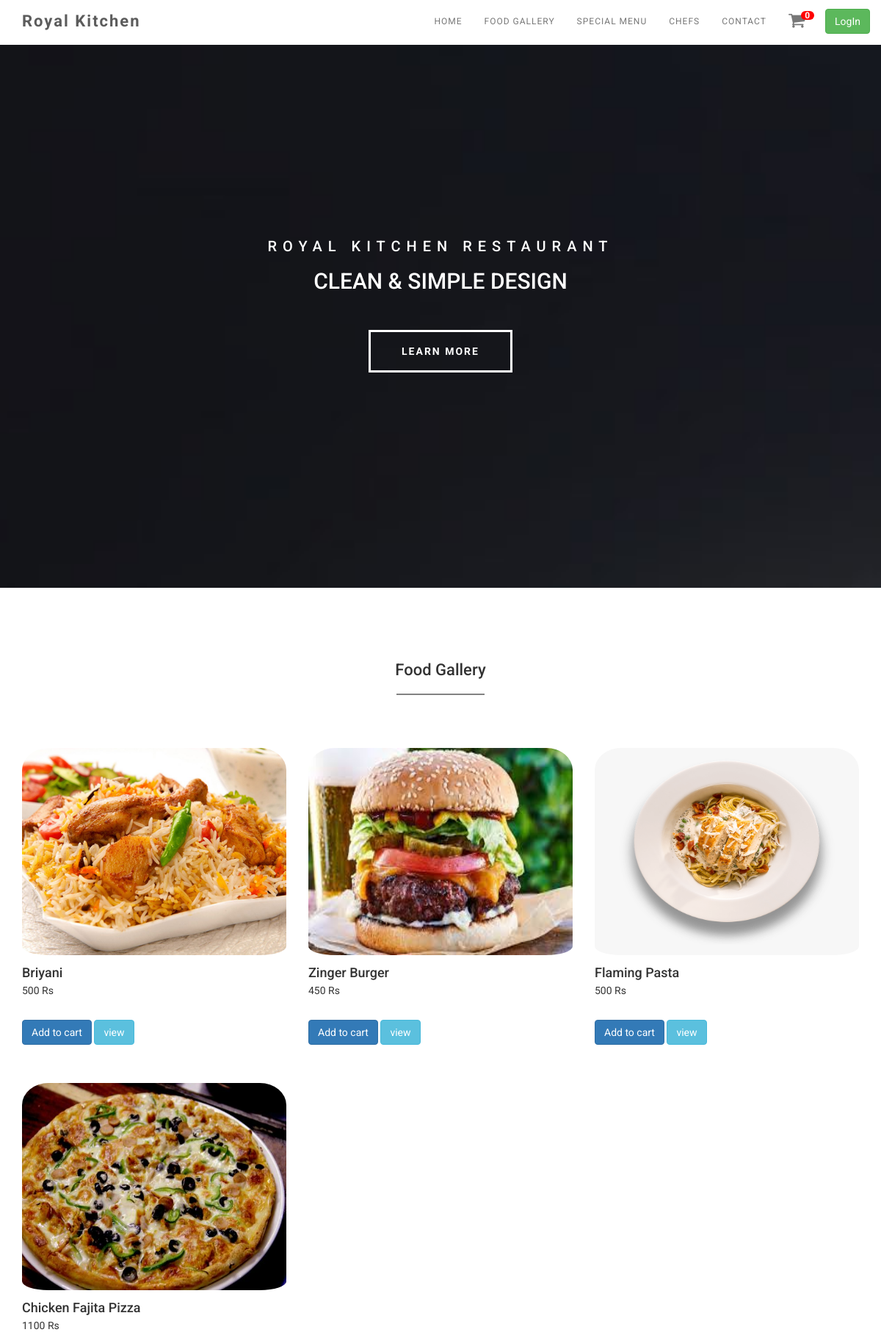
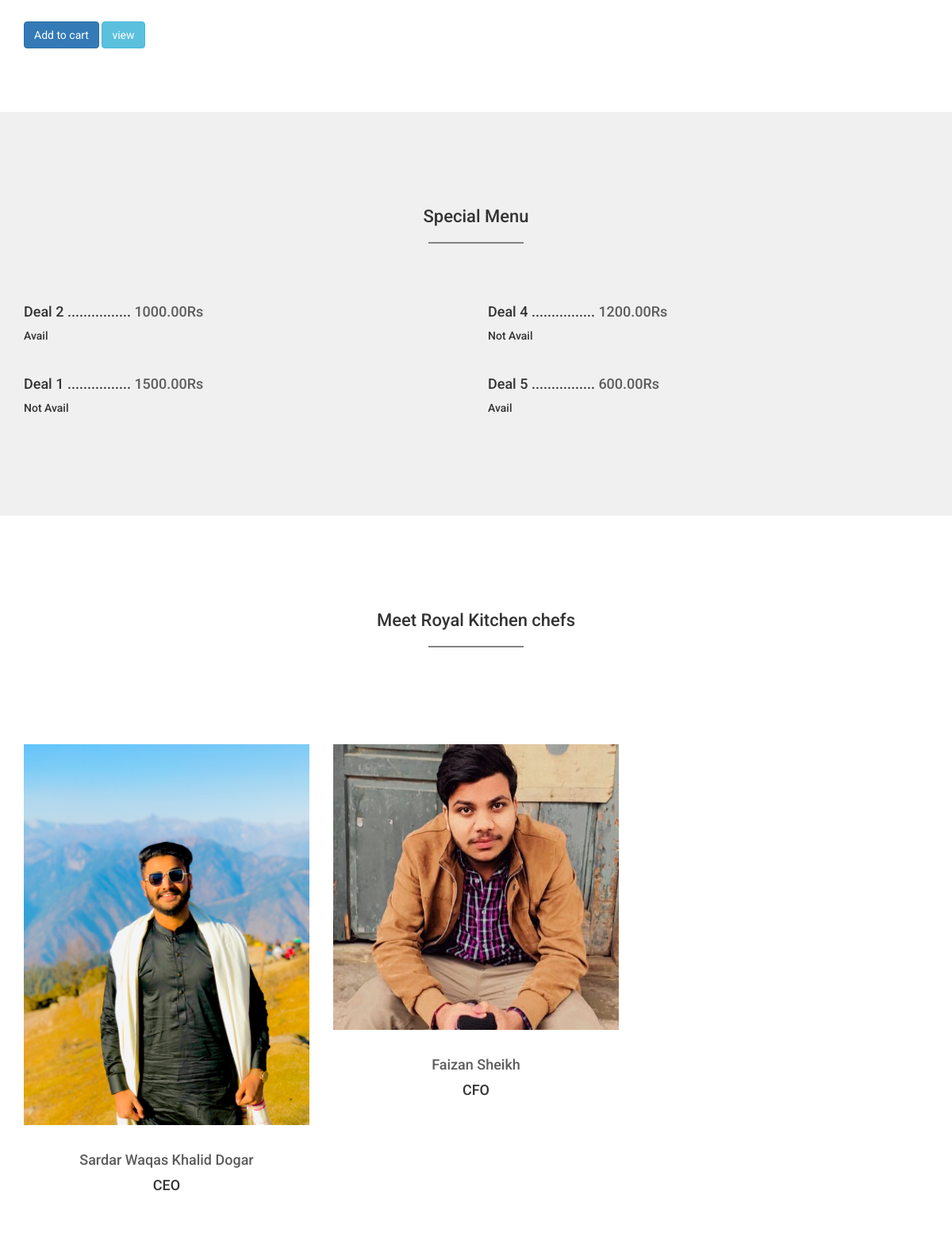
The page / (upper part) on the database its author committed (2 pictures, top to bottom).
### Myapp/models.py (models this page shows, shortened)
class Product(models.Model):
    name  = models.CharField(max_length=100)
    price = models.CharField(max_length=100)
    image = models.ImageField(upload_to='images/')

class Offers(models.Model):
   OfferName    = models.CharField(max_length=30,unique=True)
   OfferPrice   = models.DecimalField(max_digits=8, decimal_places=2)
   Availability = models.CharField(max_length=10,blank=True)
   CreateTime   = models.DateTimeField(auto_now=True)

class CEO(models.Model):
   Image     = models.ImageField(upload_to="images/")
   Name      = models.CharField(max_length=30)
   Rank      = models.CharField(max_length=50)
   EntryDate = models.DateTimeField(auto_now=True)

### Myapp/views.py (the view)
# urls.py: path('',views.temp,name='index'),
def temp(request):
    offerset = Offers.objects.all()
    foodset = Product.objects.all()
    webset =  WebResources.objects.all()
    max=WebResources.objects.count()
    if(max!=0):
        max=1
    obj=WebResources.objects.get(pk=max)
    ceoset = CEO.objects.all()
    contactform = contactusform()
    if request.method == 'POST':
        contactform = contactusform(request.POST)
        if contactform.is_valid:
            contactform.save()
    return render(request,'Myapp/index.html',{'offers':offerset,'product':foodset,'form':contactform,'max':obj,'webset':webset,'ceo':ceoset})

### Myapp/templates/Myapp/index.html (shortened to what this page needs)
{% load static %}
<!DOCTYPE html>
<html lang="en">
<head>
	<link rel="stylesheet" href="{% static 'Myapp/css/bootstrap.min.css'%}">
	<link rel="stylesheet" href="{% static 'Myapp/css/animate.min.css'%}">
	<link rel="stylesheet" href="{% static 'Myapp/css/font-awesome.min.css'%}">
	<link rel="stylesheet" href="{% static 'Myapp/css/nivo-lightbox.css'%}">
	<link rel="stylesheet" href="{% static 'Myapp/css/nivo_themes/default/default.css'%}">
	<link rel="stylesheet" href="{% static 'Myapp/css/style.css'%}">
</head>
<body>
<section class="navbar navbar-default navbar-fixed-top" role="navigation">
	<div class="container">
		<div class="navbar-header">
			<a href="#" class="navbar-brand">Royal Kitchen</a>
		</div>
		<div class="collapse navbar-collapse">
			<ul class="nav navbar-nav navbar-right">
				<li><a href="#home" class="smoothScroll">HOME</a></li>
				<li><a href="#gallery" class="smoothScroll">FOOD GALLERY</a></li>
				<li><a href="#menu" class="smoothScroll">SPECIAL MENU</a></li>
				<li><a href="#team" class="smoothScroll">CHEFS</a></li>
				<li><a href="#contact" class="smoothScroll">CONTACT</a></li>
				{% if user.is_authenticated %}
				<li><a  href="{% url 'cart_detail' %}"><i class="fa" style="font-size:24px">&#xf07a;</i>
					<span class='badge badge-warning' id='lblCartCount'> {{request.session.cart|length}}  </span></a></li>
					<li><a href="{% url 'useraccount' request.user %}" class="smoothScroll">ACCOUNT</a></li>
				{% else %}
				<li><a  href="{% url 'signin' %}"><i class="fa" style="font-size:24px">&#xf07a;</i>
					<span class='badge badge-warning' id='lblCartCount'> {{request.session.cart|length}}  </span></a></li>
				{% endif %}
				{% if user.is_authenticated %}
				<li><a class="smoothScroll">Logged in as {{ request.user }}</a></li>
				<a href="{% url 'logout' %}" class="btn btn-danger" style="margin-top:2%;">LogOut</a>
				{% else %}
				<a href="{% url 'signin' %}" class="btn btn-success" style="margin-top:2%;">LogIn</a>
				{% endif %}
			</ul>
		</div>
	</div>
</section>
<section id="home" class="parallax-section">
	<div class="container">
		<div class="row">
			<div class="col-md-12 col-sm-12">
				<h1>ROYAL KITCHEN RESTAURANT</h1>
				<h2>CLEAN &amp; SIMPLE DESIGN</h2>
				<a href="#gallery" class="smoothScroll btn btn-default">LEARN MORE</a>
			</div>
		</div>
	</div>
</section>
<section id="gallery" class="parallax-section">
	<div class="container">
		<div class="row">
			<div class="col-md-offset-2 col-md-8 col-sm-12 text-center">
				<h1 class="heading">Food Gallery</h1>
				<hr>
			</div>
            {% for data in product %}
			<div class="col-md-4 col-sm-4 wow fadeInUp" data-wow-delay="0.3s">
				<a href="{{data.image.url}}">
                    <img src={{data.image.url}} alt="gallery img" height="300" width="200" style="border-radius: 10%;">
                </a>
				<div>
					<h3>{{data.name}}</h3>
					<span>{{data.price}} Rs</span>
				</div>
			 {% if user.is_authenticated %}
             <a href="{% url 'cart_add' data.id %}" class="btn btn-primary">Add to cart</a>
             <a href="{% url 'cart_detail'  %}" class="btn btn-info">view </a>
			 {% else %}
			 <a href="{% url 'signin' %}" class="btn btn-primary">Add to cart</a>
             <a href="{% url 'signin'  %}" class="btn btn-info">view </a>
			 {% endif %}
			</div>
            {% endfor %}
		</div>
	</div>
</section>
<section id="menu" class="parallax-section">
	<div class="container">
		<div class="row">
			<div class="col-md-offset-2 col-md-8 col-sm-12 text-center">
				<h1 class="heading">Special Menu</h1>
				<hr>
			</div>
			{% for data in offers %}
			<div class="col-md-6 col-sm-6">
				<h4>{{data.OfferName}} ................ <span>{{data.OfferPrice}}Rs</span></h4>
				<h5>{{data.Availability}}</h5>
			</div>
			{% endfor %}
		</div>
	</div>
</section>
<section id="team" class="parallax-section">
	<div class="container">
		<div class="row">
			<div class="col-md-offset-2 col-md-8 col-sm-12 text-center">
				<h1 class="heading">Meet Royal Kitchen chefs</h1>
				<hr>
			</div>
			{% for data in ceo %}
			<div class="col-md-4 col-sm-4 wow fadeInUp" data-wow-delay="0.6s">
				<br>
				<br>
				<br>
				<img src="{{data.Image.url}}" class="img-responsive center-block" alt="team img">
				<h4>{{data.Name}}</h4>
				<h3>{{data.Rank}}</h3>
			</div>
			{% endfor %}
			</div>
		</div>
</section>
</body>
</html>

### Myapp/static/Myapp/css/style.css (style rules this page uses)
body { background: #ffffff; font-family: 'Roboto', sans-serif; font-weight: 400; position: relative; }
.heading { font-size: 22px; font-weight: 500; }
hr { border-top: 2px solid #828282; width: 120px; }
#menu, #gallery, #team { padding-top: 100px; padding-bottom: 100px; }
#menu, #contact { background: #f0f0f0; }
.parallax-section { background-attachment: fixed !important; background-size: cover !important; }
.navbar-default { background: #ffffff; box-shadow: 0px 2px 8px 0px rgba(50, 50, 50, 0.04); border: none; margin-bottom: 0; }
.navbar-brand, .navbar-nav li a { line-height: 28px; }
.navbar-default .navbar-brand { color: #5C5C5C; font-size: 22px; font-weight: bold; letter-spacing: 2px; }
.navbar-default .navbar-nav li a { font-size: 12px; letter-spacing: 1px; }
#home { background: url('../images/home-bg.jpg') 50% 0 repeat-y fixed; -webkit-background-size: cover; background-size: cover; background-position: center; color: #ffffff; display: -webkit-box; display: -webkit-flex; display: -ms-flexbox; display: flex; -webkit-box-align: center; -webkit-align-items: center; -ms-flex-align: center; align-items: center; height: 100vh; text-align: center; }
#home h1 { font-size: 20px; letter-spacing: 8px; font-style: normal; padding-top: 10px; }
#home .btn { background: transparent; border-radius: 0; border: 3px solid #ffffff; color: #ffffff; font-weight: bold; letter-spacing: 2px; padding: 16px 42px; margin-top: 40px; transition: all 0.4s ease-in-out; }
#team { text-align: center; }
#team h3 { font-size: 18px; line-height: 4px; }
#team h4 { color: #5C5C5C; padding-top: 24px; }
#team .col-md-4 { padding-top: 42px; }
#menu h4 { line-height: 1.5; }
#menu .col-md-8 { padding-bottom: 42px; }
#menu .col-md-6 { padding-bottom: 18px; }
#menu span { color: #5C5C5C; }
#gallery { padding-top: 80px; padding-bottom: 80px; }
#gallery .col-md-4 { padding-top: 52px; }
#gallery img { width: 100%; padding-bottom: 18px; }
#gallery .col-md-4 div { position: relative; bottom: 18px; padding-bottom: 12px; }
#gallery h3 { font-size: 18px; line-height: 8px; }

### Myapp/templates/Myapp/index.html (style rules this page uses)
.badge { padding-left: 9px; padding-right: 9px; -webkit-border-radius: 9px; -moz-border-radius: 9px; border-radius: 12px; }
#lblCartCount { font-size: 12px; background: #ff0000; color: #fff; padding: 0 5px; vertical-align: top; margin-left: -10px; }

### rows shown on the page
Product: image (picture), name "Briyani", price "500"
Product: image (picture), name "Zinger Burger", price "450"
Product: image (picture), name "Flaming Pasta", price "500"
Product: image (picture), name "Chicken Fajita Pizza", price "1100"
Offers: OfferName "Deal 2", OfferPrice "1000.00", Availability "Avail"
Offers: OfferName "Deal 4", OfferPrice "1200.00", Availability "Not Avail"
Offers: OfferName "Deal 1", OfferPrice "1500.00", Availability "Not Avail"
Offers: OfferName "Deal 5", OfferPrice "600.00", Availability "Avail"
CEO: Image (picture), Name "Sardar Waqas Khalid Dogar", Rank "CEO"
CEO: Image (picture), Name "Faizan Sheikh", Rank "CFO"

### other values the page prints
{{ request.session.cart|length }} "0"
